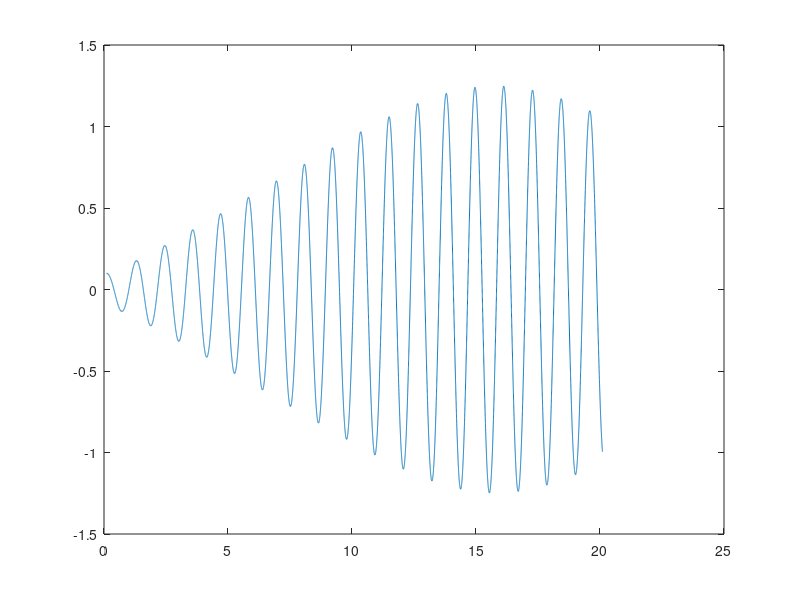

This figure's MATLAB source:
clc
clf
clearvars
%data=xlsread('data.xls');
%coeffs=data(4,:);
coeffs=[0 32 0 -3 0 0 0];
% qddot + a(1)*qdot + a(2)*q + a(3)*q^2+ a(4)*q^3+ a(5)qdot*q + a(6)*qdot*q^2 +a(7) = f*cos(OMEGA*t)
f=1;
a1=coeffs(1,1);
a2=coeffs(1,2);
a3=coeffs(1,3);
a4=coeffs(1,4);
a5=coeffs(1,5);
a6=coeffs(1,6);
a7=coeffs(1,7);
omega0=sqrt(a2);
qmax=0.1;
tmax=200;
%  qddot = -a(1)*qdot - a(2)*q - a(3)*q^2 - a(4)*q^3 -a(5)  
%  x1=q   
%  x2=qdot
zigma=0;
period=2*pi/omega0;
omega=sqrt(a2);
cf = -[a1 a2 a3 a4 a5 a6 a7];
%defining x1=w, we have:
%d/dt(x1)=x2
%d/dt(x2)=x3
f1=@(t,x1,x2,x3,x4,x5,x6) x2;
f2=@(t,x1,x2,x3,x4,x5,x6) -a2*x1-a4*x1^3+f*cos(omega*t);
f3=@(t,x1,x2,x3,x4,x5,x6) x5;
f4=@(t,x1,x2,x3,x4,x5,x6) x6;
f5=@(t,x1,x2,x3,x4,x5,x6) -a2*x3-a4*3*x1^2*x3;
f6=@(t,x1,x2,x3,x4,x5,x6) -a2*x4-a4*3*x1^2*x4;
%

t(1)=0.1;x1(1)=0.1;x2(1)=0;x3(1)=1;x4(1)=0;x5(1)=0;x6(1)=1;
%
h=0.001;N=20000;
%
for i=1:N
   t(i+1)=t(i)+h; 
   
   k1x1=f1(t(i),x1(i),x2(i),x3(i),x4(i),x5(i),x6(i));
   k1x2=f2(t(i),x1(i),x2(i),x3(i),x4(i),x5(i),x6(i));
   k1x3=f3(t(i),x1(i),x2(i),x3(i),x4(i),x5(i),x6(i));
   k1x4=f4(t(i),x1(i),x2(i),x3(i),x4(i),x5(i),x6(i));
   k1x5=f5(t(i),x1(i),x2(i),x3(i),x4(i),x5(i),x6(i));
   k1x6=f6(t(i),x1(i),x2(i),x3(i),x4(i),x5(i),x6(i));
   
      
   k2x1=f1(t(i)+h/4,x1(i)+(h/4)*k1x1,x2(i)+(h/4)*k1x2,x3(i)+(h/4)*k1x3,x4(i)+(h/4)*k1x4,x5(i)+(h/4)*k1x5,x6(i)+(h/4)*k1x6);
   k2x2=f2(t(i)+h/4,x1(i)+(h/4)*k1x1,x2(i)+(h/4)*k1x2,x3(i)+(h/4)*k1x3,x4(i)+(h/4)*k1x4,x5(i)+(h/4)*k1x5,x6(i)+(h/4)*k1x6);   
   k2x3=f3(t(i)+h/4,x1(i)+(h/4)*k1x1,x2(i)+(h/4)*k1x2,x3(i)+(h/4)*k1x3,x4(i)+(h/4)*k1x4,x5(i)+(h/4)*k1x5,x6(i)+(h/4)*k1x6);
   k2x4=f4(t(i)+h/4,x1(i)+(h/4)*k1x1,x2(i)+(h/4)*k1x2,x3(i)+(h/4)*k1x3,x4(i)+(h/4)*k1x4,x5(i)+(h/4)*k1x5,x6(i)+(h/4)*k1x6);
   k2x5=f5(t(i)+h/4,x1(i)+(h/4)*k1x1,x2(i)+(h/4)*k1x2,x3(i)+(h/4)*k1x3,x4(i)+(h/4)*k1x4,x5(i)+(h/4)*k1x5,x6(i)+(h/4)*k1x6);
   k2x6=f6(t(i)+h/4,x1(i)+(h/4)*k1x1,x2(i)+(h/4)*k1x2,x3(i)+(h/4)*k1x3,x4(i)+(h/4)*k1x4,x5(i)+(h/4)*k1x5,x6(i)+(h/4)*k1x6);
   
   k3x1=f1(t(i)+h/4,x1(i)+(h/8)*(k1x1+k2x1),x2(i)+(h/8)*(k1x2+k2x2),x3(i)+(h/8)*(k1x3+k2x3),x4(i)+(h/8)*(k1x4+k2x4),x5(i)+(h/8)*(k1x5+k2x5),x6(i)+(h/8)*(k1x6+k2x6));
   k3x2=f2(t(i)+h/4,x1(i)+(h/8)*(k1x1+k2x1),x2(i)+(h/8)*(k1x2+k2x2),x3(i)+(h/8)*(k1x3+k2x3),x4(i)+(h/8)*(k1x4+k2x4),x5(i)+(h/8)*(k1x5+k2x5),x6(i)+(h/8)*(k1x6+k2x6));
   k3x3=f3(t(i)+h/4,x1(i)+(h/8)*(k1x1+k2x1),x2(i)+(h/8)*(k1x2+k2x2),x3(i)+(h/8)*(k1x3+k2x3),x4(i)+(h/8)*(k1x4+k2x4),x5(i)+(h/8)*(k1x5+k2x5),x6(i)+(h/8)*(k1x6+k2x6));
   k3x4=f4(t(i)+h/4,x1(i)+(h/8)*(k1x1+k2x1),x2(i)+(h/8)*(k1x2+k2x2),x3(i)+(h/8)*(k1x3+k2x3),x4(i)+(h/8)*(k1x4+k2x4),x5(i)+(h/8)*(k1x5+k2x5),x6(i)+(h/8)*(k1x6+k2x6));
   k3x5=f5(t(i)+h/4,x1(i)+(h/8)*(k1x1+k2x1),x2(i)+(h/8)*(k1x2+k2x2),x3(i)+(h/8)*(k1x3+k2x3),x4(i)+(h/8)*(k1x4+k2x4),x5(i)+(h/8)*(k1x5+k2x5),x6(i)+(h/8)*(k1x6+k2x6));
   k3x6=f6(t(i)+h/4,x1(i)+(h/8)*(k1x1+k2x1),x2(i)+(h/8)*(k1x2+k2x2),x3(i)+(h/8)*(k1x3+k2x3),x4(i)+(h/8)*(k1x4+k2x4),x5(i)+(h/8)*(k1x5+k2x5),x6(i)+(h/8)*(k1x6+k2x6));
   
   k4x1=f1(t(i)+h/2,x1(i)-(h/2)*k2x1+ h*k3x1,x2(i)-(h/2)*k2x2+ h*k3x2,x3(i)-(h/2)*k2x3+ h*k3x3,x4(i)-(h/2)*k2x4+ h*k3x4,x5(i)-(h/2)*k2x5+ h*k3x5,x6(i)-(h/2)*k2x6+ h*k3x6);
   k4x2=f2(t(i)+h/2,x1(i)-(h/2)*k2x1+ h*k3x1,x2(i)-(h/2)*k2x2+ h*k3x2,x3(i)-(h/2)*k2x3+ h*k3x3,x4(i)-(h/2)*k2x4+ h*k3x4,x5(i)-(h/2)*k2x5+ h*k3x5,x6(i)-(h/2)*k2x6+ h*k3x6);
   k4x3=f3(t(i)+h/2,x1(i)-(h/2)*k2x1+ h*k3x1,x2(i)-(h/2)*k2x2+ h*k3x2,x3(i)-(h/2)*k2x3+ h*k3x3,x4(i)-(h/2)*k2x4+ h*k3x4,x5(i)-(h/2)*k2x5+ h*k3x5,x6(i)-(h/2)*k2x6+ h*k3x6);
   k4x4=f4(t(i)+h/2,x1(i)-(h/2)*k2x1+ h*k3x1,x2(i)-(h/2)*k2x2+ h*k3x2,x3(i)-(h/2)*k2x3+ h*k3x3,x4(i)-(h/2)*k2x4+ h*k3x4,x5(i)-(h/2)*k2x5+ h*k3x5,x6(i)-(h/2)*k2x6+ h*k3x6);
   k4x5=f5(t(i)+h/2,x1(i)-(h/2)*k2x1+ h*k3x1,x2(i)-(h/2)*k2x2+ h*k3x2,x3(i)-(h/2)*k2x3+ h*k3x3,x4(i)-(h/2)*k2x4+ h*k3x4,x5(i)-(h/2)*k2x5+ h*k3x5,x6(i)-(h/2)*k2x6+ h*k3x6);
   k4x6=f6(t(i)+h/2,x1(i)-(h/2)*k2x1+ h*k3x1,x2(i)-(h/2)*k2x2+ h*k3x2,x3(i)-(h/2)*k2x3+ h*k3x3,x4(i)-(h/2)*k2x4+ h*k3x4,x5(i)-(h/2)*k2x5+ h*k3x5,x6(i)-(h/2)*k2x6+ h*k3x6);
   
   k5x1=f1(t(i)+3*h/4,x1(i)+(3*h/16)*k1x1+ (9*h/16)*k4x1,x2(i)+(3*h/16)*k1x2+ (9*h/16)*k4x2,x3(i)+(3*h/16)*k1x3+ (9*h/16)*k4x3,x4(i)+(3*h/16)*k1x4+ (9*h/16)*k4x4,x5(i)+(3*h/16)*k1x5+ (9*h/16)*k4x5,x6(i)+(3*h/16)*k1x6+ (9*h/16)*k4x6);
   k5x2=f2(t(i)+3*h/4,x1(i)+(3*h/16)*k1x1+ (9*h/16)*k4x1,x2(i)+(3*h/16)*k1x2+ (9*h/16)*k4x2,x3(i)+(3*h/16)*k1x3+ (9*h/16)*k4x3,x4(i)+(3*h/16)*k1x4+ (9*h/16)*k4x4,x5(i)+(3*h/16)*k1x5+ (9*h/16)*k4x5,x6(i)+(3*h/16)*k1x6+ (9*h/16)*k4x6);
   k5x3=f3(t(i)+3*h/4,x1(i)+(3*h/16)*k1x1+ (9*h/16)*k4x1,x2(i)+(3*h/16)*k1x2+ (9*h/16)*k4x2,x3(i)+(3*h/16)*k1x3+ (9*h/16)*k4x3,x4(i)+(3*h/16)*k1x4+ (9*h/16)*k4x4,x5(i)+(3*h/16)*k1x5+ (9*h/16)*k4x5,x6(i)+(3*h/16)*k1x6+ (9*h/16)*k4x6);
   k5x4=f4(t(i)+3*h/4,x1(i)+(3*h/16)*k1x1+ (9*h/16)*k4x1,x2(i)+(3*h/16)*k1x2+ (9*h/16)*k4x2,x3(i)+(3*h/16)*k1x3+ (9*h/16)*k4x3,x4(i)+(3*h/16)*k1x4+ (9*h/16)*k4x4,x5(i)+(3*h/16)*k1x5+ (9*h/16)*k4x5,x6(i)+(3*h/16)*k1x6+ (9*h/16)*k4x6);
   k5x5=f5(t(i)+3*h/4,x1(i)+(3*h/16)*k1x1+ (9*h/16)*k4x1,x2(i)+(3*h/16)*k1x2+ (9*h/16)*k4x2,x3(i)+(3*h/16)*k1x3+ (9*h/16)*k4x3,x4(i)+(3*h/16)*k1x4+ (9*h/16)*k4x4,x5(i)+(3*h/16)*k1x5+ (9*h/16)*k4x5,x6(i)+(3*h/16)*k1x6+ (9*h/16)*k4x6);
   k5x6=f6(t(i)+3*h/4,x1(i)+(3*h/16)*k1x1+ (9*h/16)*k4x1,x2(i)+(3*h/16)*k1x2+ (9*h/16)*k4x2,x3(i)+(3*h/16)*k1x3+ (9*h/16)*k4x3,x4(i)+(3*h/16)*k1x4+ (9*h/16)*k4x4,x5(i)+(3*h/16)*k1x5+ (9*h/16)*k4x5,x6(i)+(3*h/16)*k1x6+ (9*h/16)*k4x6);
   
  k6x1=f1(t(i)+h,x1(i)-(3*h/7)*k1x1+(2*h/7)*k2x1+(12*h/7)*k3x1-(12*h/7)*k4x1+(8*h/7)*k5x1...
                ,x2(i)-(3*h/7)*k1x2+(2*h/7)*k2x2+(12*h/7)*k3x2-(12*h/7)*k4x2+(8*h/7)*k5x2...
                ,x3(i)-(3*h/7)*k1x3+(2*h/7)*k2x3+(12*h/7)*k3x3-(12*h/7)*k4x3+(8*h/7)*k5x3...
                ,x4(i)-(3*h/7)*k1x4+(2*h/7)*k2x4+(12*h/7)*k3x4-(12*h/7)*k4x4+(8*h/7)*k5x4...
                ,x5(i)-(3*h/7)*k1x5+(2*h/7)*k2x5+(12*h/7)*k3x5-(12*h/7)*k4x5+(8*h/7)*k5x5...
                ,x6(i)-(3*h/7)*k1x6+(2*h/7)*k2x6+(12*h/7)*k3x6-(12*h/7)*k4x6+(8*h/7)*k5x6);
  k6x2=f2(t(i)+h,x1(i)-(3*h/7)*k1x1+(2*h/7)*k2x1+(12*h/7)*k3x1-(12*h/7)*k4x1+(8*h/7)*k5x1...
                ,x2(i)-(3*h/7)*k1x2+(2*h/7)*k2x2+(12*h/7)*k3x2-(12*h/7)*k4x2+(8*h/7)*k5x2...
                ,x3(i)-(3*h/7)*k1x3+(2*h/7)*k2x3+(12*h/7)*k3x3-(12*h/7)*k4x3+(8*h/7)*k5x3...
                ,x4(i)-(3*h/7)*k1x4+(2*h/7)*k2x4+(12*h/7)*k3x4-(12*h/7)*k4x4+(8*h/7)*k5x4...
                ,x5(i)-(3*h/7)*k1x5+(2*h/7)*k2x5+(12*h/7)*k3x5-(12*h/7)*k4x5+(8*h/7)*k5x5...
                ,x6(i)-(3*h/7)*k1x6+(2*h/7)*k2x6+(12*h/7)*k3x6-(12*h/7)*k4x6+(8*h/7)*k5x6);  
  k6x3=f3(t(i)+h,x1(i)-(3*h/7)*k1x1+(2*h/7)*k2x1+(12*h/7)*k3x1-(12*h/7)*k4x1+(8*h/7)*k5x1...
                ,x2(i)-(3*h/7)*k1x2+(2*h/7)*k2x2+(12*h/7)*k3x2-(12*h/7)*k4x2+(8*h/7)*k5x2...
                ,x3(i)-(3*h/7)*k1x3+(2*h/7)*k2x3+(12*h/7)*k3x3-(12*h/7)*k4x3+(8*h/7)*k5x3...
                ,x4(i)-(3*h/7)*k1x4+(2*h/7)*k2x4+(12*h/7)*k3x4-(12*h/7)*k4x4+(8*h/7)*k5x4...
                ,x5(i)-(3*h/7)*k1x5+(2*h/7)*k2x5+(12*h/7)*k3x5-(12*h/7)*k4x5+(8*h/7)*k5x5...
                ,x6(i)-(3*h/7)*k1x6+(2*h/7)*k2x6+(12*h/7)*k3x6-(12*h/7)*k4x6+(8*h/7)*k5x6);         
            
  k6x4=f4(t(i)+h,x1(i)-(3*h/7)*k1x1+(2*h/7)*k2x1+(12*h/7)*k3x1-(12*h/7)*k4x1+(8*h/7)*k5x1...
                ,x2(i)-(3*h/7)*k1x2+(2*h/7)*k2x2+(12*h/7)*k3x2-(12*h/7)*k4x2+(8*h/7)*k5x2...
                ,x3(i)-(3*h/7)*k1x3+(2*h/7)*k2x3+(12*h/7)*k3x3-(12*h/7)*k4x3+(8*h/7)*k5x3...
                ,x4(i)-(3*h/7)*k1x4+(2*h/7)*k2x4+(12*h/7)*k3x4-(12*h/7)*k4x4+(8*h/7)*k5x4...
                ,x5(i)-(3*h/7)*k1x5+(2*h/7)*k2x5+(12*h/7)*k3x5-(12*h/7)*k4x5+(8*h/7)*k5x5...
                ,x6(i)-(3*h/7)*k1x6+(2*h/7)*k2x6+(12*h/7)*k3x6-(12*h/7)*k4x6+(8*h/7)*k5x6);         
            
  k6x5=f5(t(i)+h,x1(i)-(3*h/7)*k1x1+(2*h/7)*k2x1+(12*h/7)*k3x1-(12*h/7)*k4x1+(8*h/7)*k5x1...
                ,x2(i)-(3*h/7)*k1x2+(2*h/7)*k2x2+(12*h/7)*k3x2-(12*h/7)*k4x2+(8*h/7)*k5x2...
                ,x3(i)-(3*h/7)*k1x3+(2*h/7)*k2x3+(12*h/7)*k3x3-(12*h/7)*k4x3+(8*h/7)*k5x3...
                ,x4(i)-(3*h/7)*k1x4+(2*h/7)*k2x4+(12*h/7)*k3x4-(12*h/7)*k4x4+(8*h/7)*k5x4...
                ,x5(i)-(3*h/7)*k1x5+(2*h/7)*k2x5+(12*h/7)*k3x5-(12*h/7)*k4x5+(8*h/7)*k5x5...
                ,x6(i)-(3*h/7)*k1x6+(2*h/7)*k2x6+(12*h/7)*k3x6-(12*h/7)*k4x6+(8*h/7)*k5x6);        
  k6x6=f6(t(i)+h,x1(i)-(3*h/7)*k1x1+(2*h/7)*k2x1+(12*h/7)*k3x1-(12*h/7)*k4x1+(8*h/7)*k5x1...
                ,x2(i)-(3*h/7)*k1x2+(2*h/7)*k2x2+(12*h/7)*k3x2-(12*h/7)*k4x2+(8*h/7)*k5x2...
                ,x3(i)-(3*h/7)*k1x3+(2*h/7)*k2x3+(12*h/7)*k3x3-(12*h/7)*k4x3+(8*h/7)*k5x3...
                ,x4(i)-(3*h/7)*k1x4+(2*h/7)*k2x4+(12*h/7)*k3x4-(12*h/7)*k4x4+(8*h/7)*k5x4...
                ,x5(i)-(3*h/7)*k1x5+(2*h/7)*k2x5+(12*h/7)*k3x5-(12*h/7)*k4x5+(8*h/7)*k5x5...
                ,x6(i)-(3*h/7)*k1x6+(2*h/7)*k2x6+(12*h/7)*k3x6-(12*h/7)*k4x6+(8*h/7)*k5x6);        
            
   x1(i+1)=x1(i)+(h/90)*(7*k1x1+32*k3x1+12*k4x1+32*k5x1+7*k6x1);
   x2(i+1)=x2(i)+(h/90)*(7*k1x2+32*k3x2+12*k4x2+32*k5x2+7*k6x2); 
   x3(i+1)=x3(i)+(h/90)*(7*k1x3+32*k3x3+12*k4x3+32*k5x3+7*k6x3);
   x4(i+1)=x4(i)+(h/90)*(7*k1x4+32*k3x4+12*k4x4+32*k5x4+7*k6x4);
   x5(i+1)=x5(i)+(h/90)*(7*k1x5+32*k3x5+12*k4x5+32*k5x5+7*k6x5);
   x6(i+1)=x6(i)+(h/90)*(7*k1x6+32*k3x6+12*k4x6+32*k5x6+7*k6x6);
end
%figure(2)
plot(t,x1)
